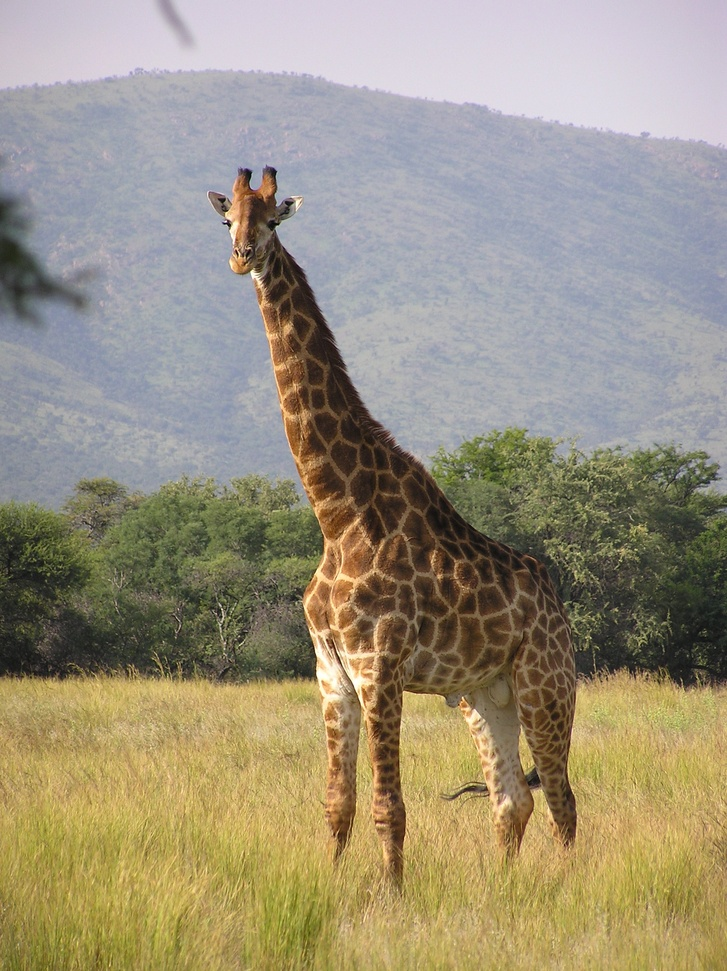
#> input picture project/midterm/giraffe.jpg, 727 x 971 px, shrunk from 1712 x 2288 before the run
$ python question11_extended.py
#> lines starting #> are read from the running program, lines starting #| are printed output that depends on the picture
import cv2
import numpy as np
resim = cv2.imread('giraffe.jpg', cv2.IMREAD_COLOR)
#> resim is the input picture: shape (971, 727, 3); mean B, G, R 125.4, 146.3, 155.1
################# resme değişik filtreler uygulayalım ####################################
k = 25 # pencere boyutu (k x k)
fresim1 = cv2.blur(resim, [k, k])
fresim2 = cv2.GaussianBlur(resim, [k, k], 0)
fresim3 = cv2.medianBlur(resim, k)
fresim4 = cv2.bilateralFilter(resim, 49, 85, 95)
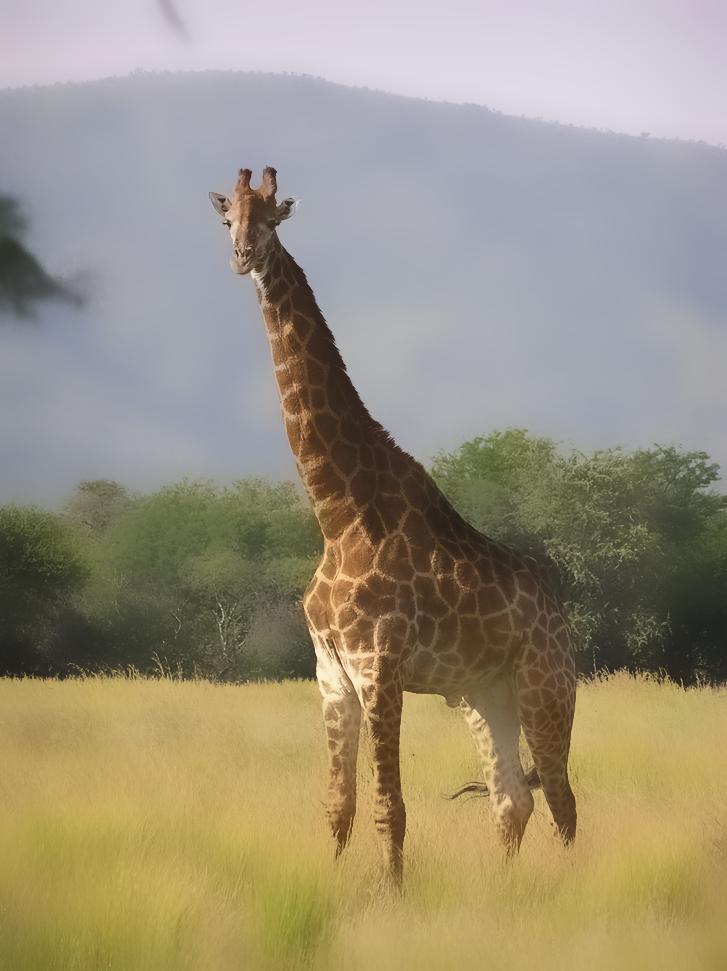
#> fresim4: shape (971, 727, 3); mean B, G, R 125.3, 146.2, 154.9
###################### ekranda görüntüleyebilmek için resimi yeniden boyutlandır ########
s = 0.28 # scale (ölçek)
dim = (int(s*resim.shape[1]), int(s*resim.shape[0]))
#> dim = (203, 271)
resim0 = cv2.resize(resim, dim, cv2.INTER_LINEAR)
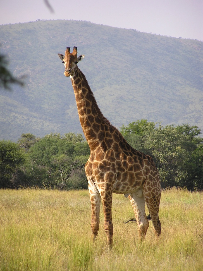
#> resim0: shape (271, 203, 3); mean B, G, R 125.3, 146.2, 155
resim1 = cv2.resize(fresim1, dim, cv2.INTER_LINEAR)
resim2 = cv2.resize(fresim2, dim, cv2.INTER_LINEAR)
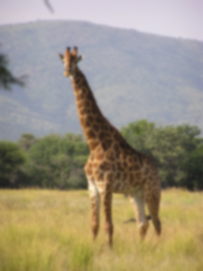
#> resim2: shape (271, 203, 3); mean B, G, R 125.3, 146.2, 155
resim3 = cv2.resize(fresim3, dim, cv2.INTER_LINEAR)
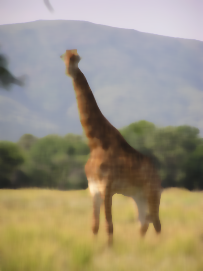
#> resim3: shape (271, 203, 3); mean B, G, R 124.8, 145.8, 154.6
resim4 = cv2.resize(fresim4, dim, cv2.INTER_LINEAR)
# orijinal, GaussianBlur() ve bilateralFilter() resim sonuçlarını tek resim haline getir
r, c = resim.shape[0], resim.shape[1]
#> r = 971; c = 727
resimBirlesik = np.zeros((r, 3*c, 3), np.uint8)
resimBirlesik[0:r, 0:c, :] = resim
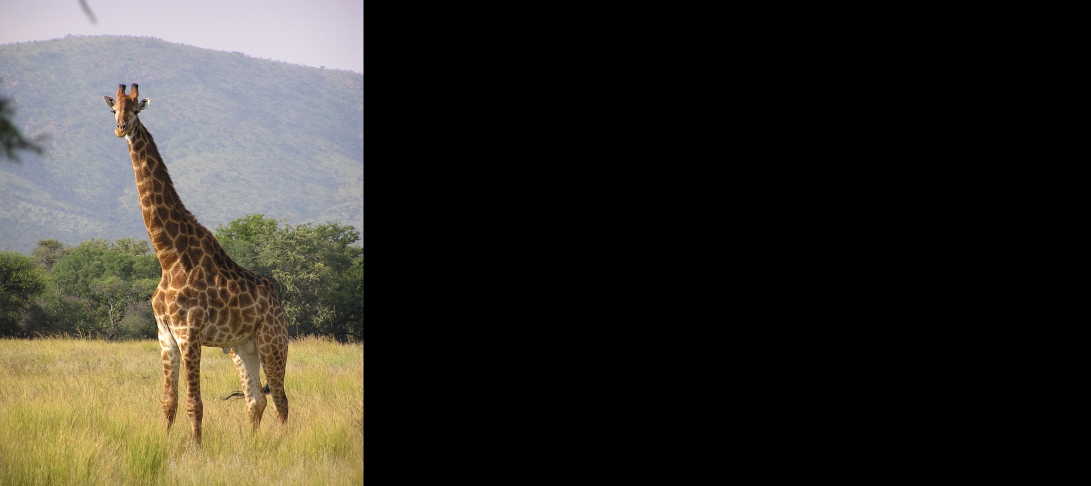
#> resimBirlesik: shape (971, 2181, 3) (shown at 1/2 size); mean B, G, R 41.8, 48.8, 51.7
resimBirlesik[0:r, c:2*c, :] = fresim2
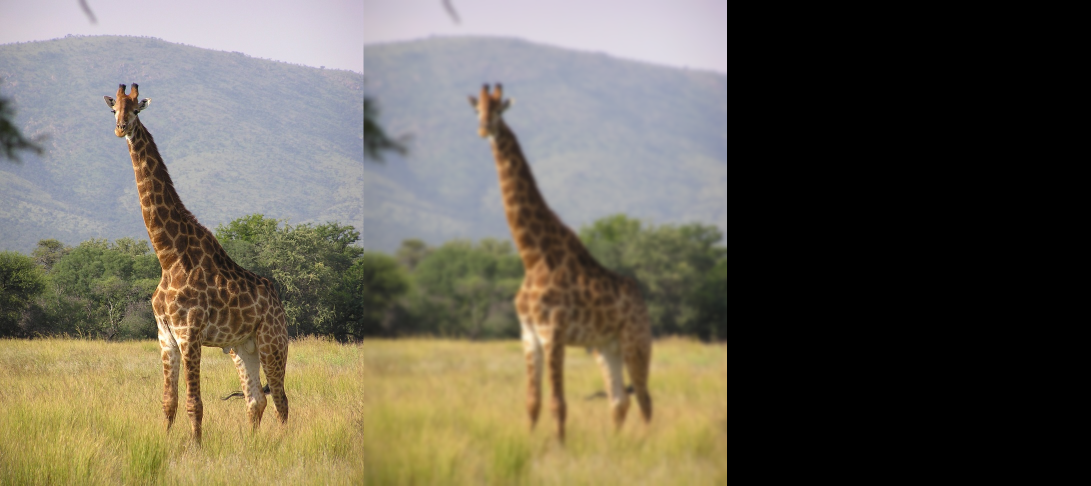
#> resimBirlesik: shape (971, 2181, 3) (shown at 1/2 size); mean B, G, R 83.6, 97.5, 103.4
resimBirlesik[0:r, 2*c:3*c, :] = fresim4
# birleşik resmin üzerine yazı yaz
font = cv2.FONT_HERSHEY_SIMPLEX # font tipi
fontScale = 2 # font büyüklüğü
color = (0, 0, 0) # BGR sırasında yazının renk kodu
thickness = 3 # yazının kalınlığı
resimBirlesik = cv2.putText(resimBirlesik, 'original', (c-350, 150), font, fontScale, color, thickness, cv2.LINE_AA)
resimBirlesik = cv2.putText(resimBirlesik, 'GaussianBlur()', (2*c-550, 150), font, fontScale, color, thickness, cv2.LINE_AA)
resimBirlesik = cv2.putText(resimBirlesik, 'bilateralFilter()', (3*c-560, 150), font, fontScale, color, thickness, cv2.LINE_AA)
resimBirlesik = cv2.resize(resimBirlesik, (int(s*resimBirlesik.shape[1]), int(s*resimBirlesik.shape[0])), cv2.INTER_LINEAR)
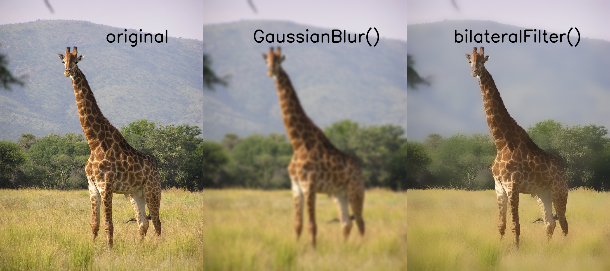
#> resimBirlesik: shape (271, 610, 3); mean B, G, R 123.9, 144.9, 153.7
# resimleri ekranda görüntüle
cv2.imshow('original', resim0)
cv2.imshow('cv2.blur()', resim1)
cv2.imshow('cv2.GaussianBlur()', resim2)
cv2.imshow('cv2.medianBlur()', resim3)
cv2.imshow('cv2.bilateralFilter()', resim4)
cv2.imshow('birlesik resim', resimBirlesik)
cv2.waitKey(0)
# resimleri dosyaya yaz
cv2.imwrite('giraffe GaussianBlur.jpg', fresim2, [cv2.IMWRITE_JPEG_QUALITY, 100])
cv2.imwrite('giraffe bilateralFilter.jpg', fresim4, [cv2.IMWRITE_JPEG_QUALITY, 100])
cv2.imwrite('giraffe birlesik resim resized.jpg', resimBirlesik, [cv2.IMWRITE_JPEG_QUALITY, 100])
